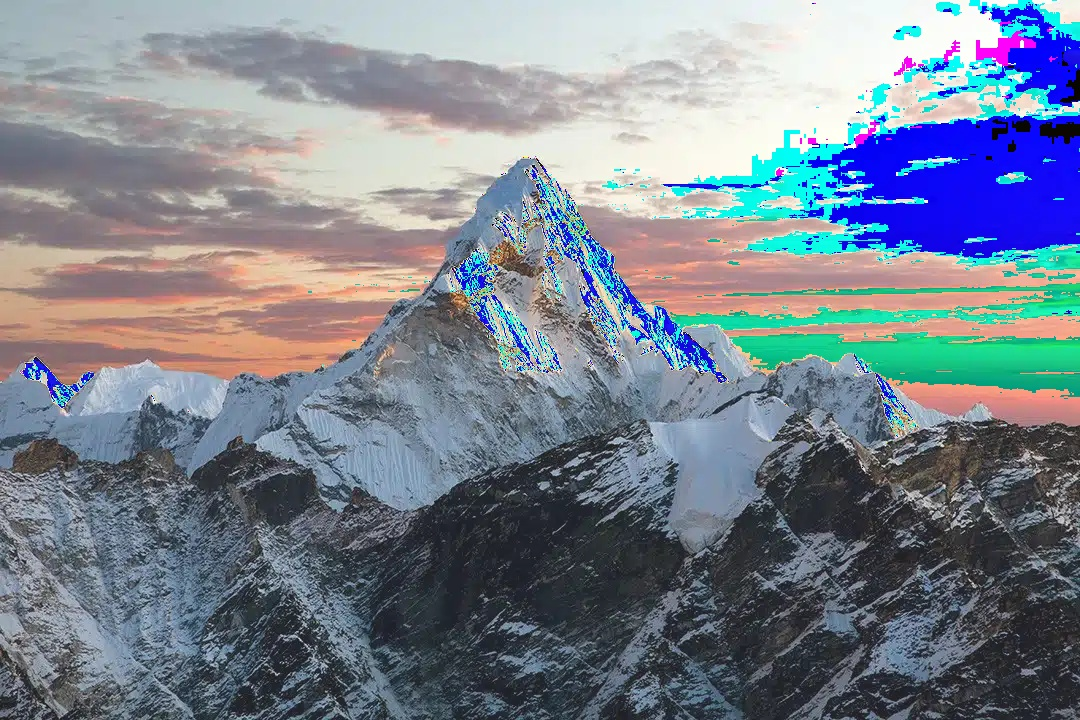
#> input picture output.jpg, 1080 x 720 px
$ jupyter execute PLoting_histogram.ipynb
#> lines starting #> are read from the running program, lines starting #| are printed output that depends on the picture
[cell 1]
import cv2
import matplotlib.pyplot as plt
import numpy as np

[cell 2]
image = cv2.imread("./output.jpg")
#> image is the input picture: shape (720, 1080, 3); mean B, G, R 143.2, 130.3, 121.1
image_rgb = cv2.cvtColor(image, cv2.COLOR_BGR2RGB)


channels = cv2.split(image_rgb)
colors = ['red', 'green', 'blue']


for channel, color in zip(channels, colors):
    hist = cv2.calcHist([channel], [0], None , [256], [0, 256])
    plt.plot(hist, color=color)
#> this loop made 3 passes
#> color on passes 1 to 3: 'red', 'green', 'blue'


plt.title("color histogram")
plt.xlabel("pixel intensisty")
plt.ylabel("frequence")
plt.show()
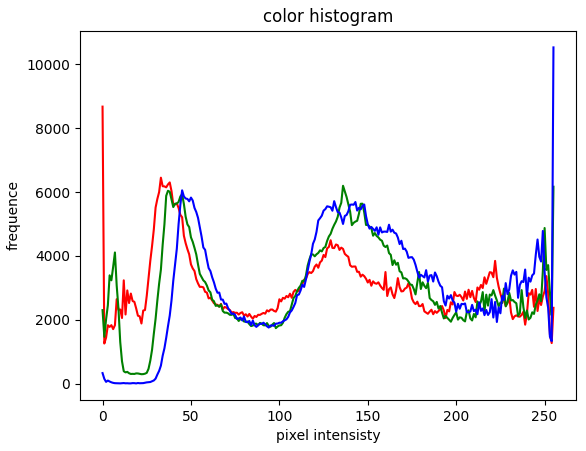
#> figure drawn by matplotlib, 1 panel; curve peaks at x = 0, y = 8677; curve peaks at x = 136, y = 6198; curve peaks at x = 255, y = 10532

[cell 3]
image_hsv = cv2.cvtColor(image, cv2.COLOR_BGR2HSV)
#> image_hsv: shape (720, 1080, 3); mean H, S, V 88.5, 65.7, 154.2

h,s,v = cv2.split(image_hsv)
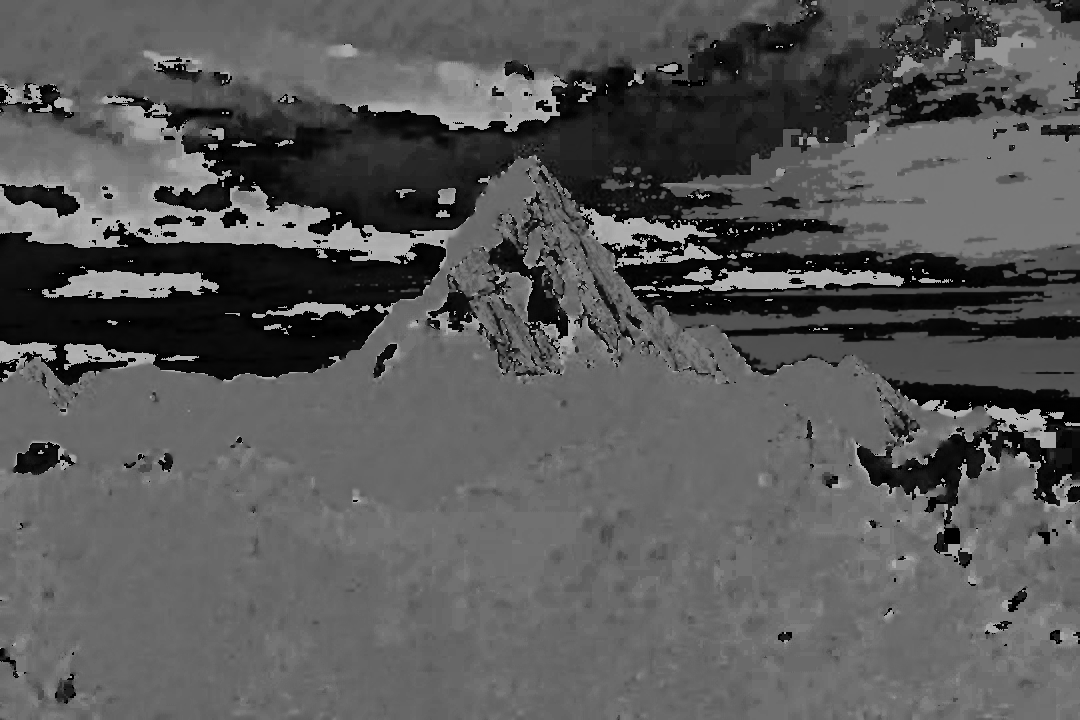
#> h: shape (720, 1080); min 0, max 179, mean 88.5
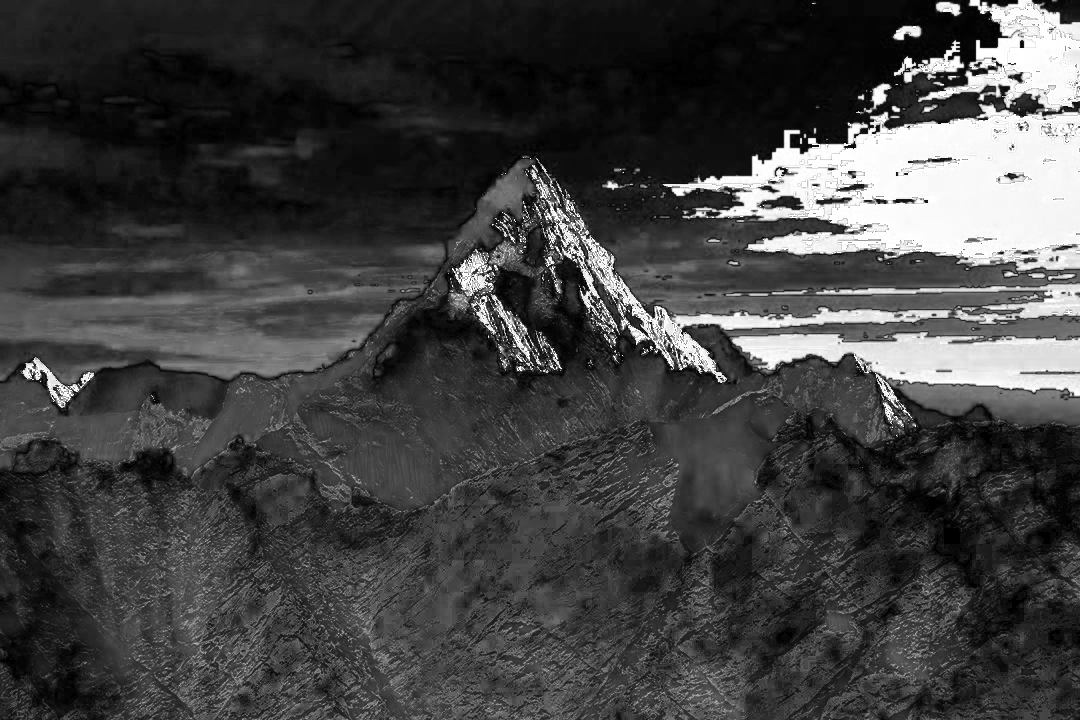
#> s: shape (720, 1080); min 0, max 255, mean 65.7
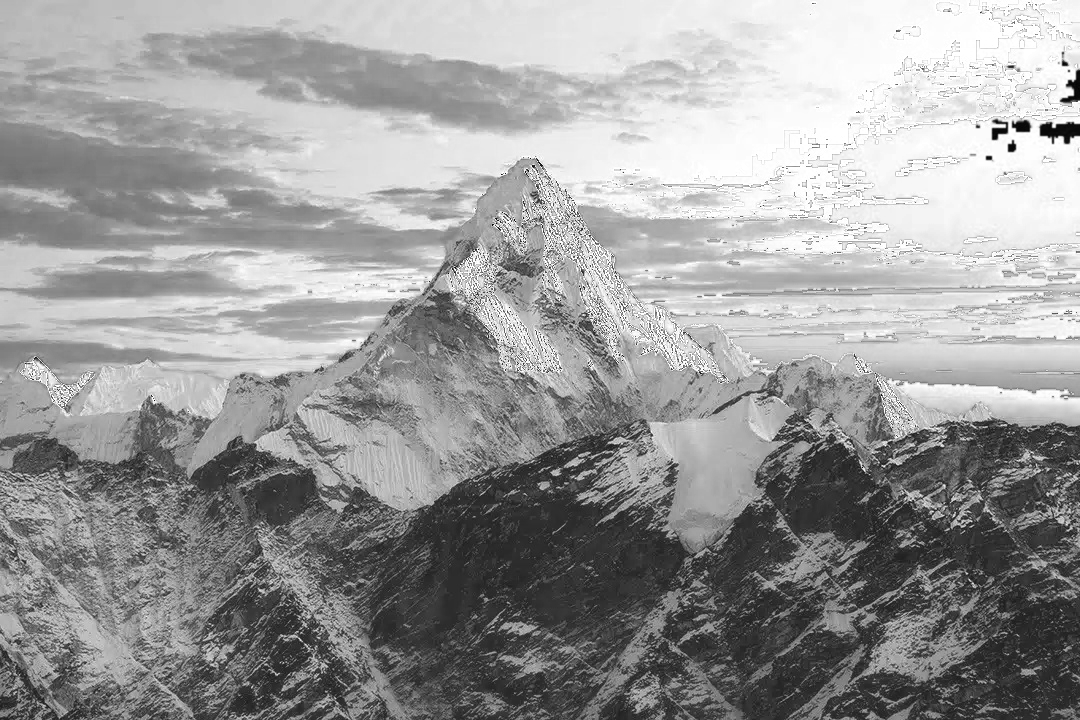
#> v: shape (720, 1080); min 2, max 255, mean 154.2

h_hist = cv2.calcHist([h], [0], None , [180], [0, 180])
#> h_hist = 180 values, max 49802 at index 105, min 8 at index 154, mean 4320
s_hist = cv2.calcHist([s], [0], None , [256], [0, 256])
#> s_hist = 256 values, max 11723 at index 12, min 29 at index 1, mean 3037.5
v_hist = cv2.calcHist([v], [0], None , [256], [0, 256])
#> v_hist = 256 values, max 15997 at index 255, min 0 at index 0, mean 3037.5

fig, axes = plt.subplots(1,3,figsize= (15,5))

axes[0].plot(h_hist, color='Orange')
axes[0].set_title("hue histogram")
axes[0].set_xlabel("bins")
axes[0].set_ylabel("frequence")


axes[1].plot(s_hist, color='Blue')
axes[1].set_title("Saturation histogram")
axes[1].set_xlabel("bins")
axes[1].set_ylabel("frequence")


axes[2].plot(v_hist, color='Red')
axes[2].set_title("value histogram")
axes[2].set_xlabel("bins")
axes[2].set_ylabel("frequence")


plt.tight_layout()
plt.show()
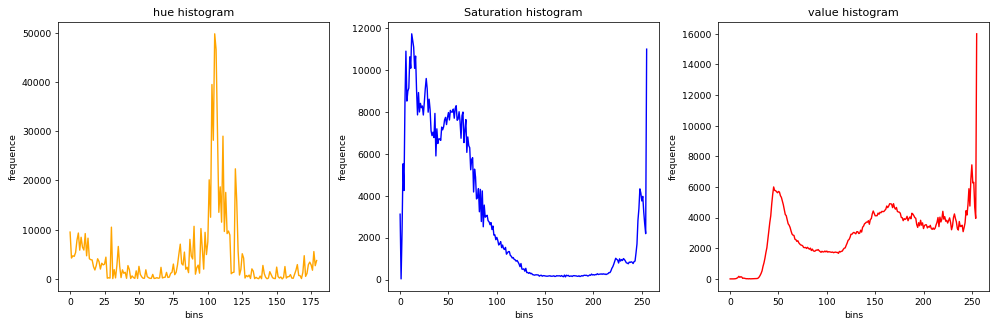
#> figure drawn by matplotlib, 3 panels; panel 1: curve peaks at x = 105, y = 49802; panel 2: curve peaks at x = 12, y = 11723; panel 3: curve peaks at x = 255, y = 15997
